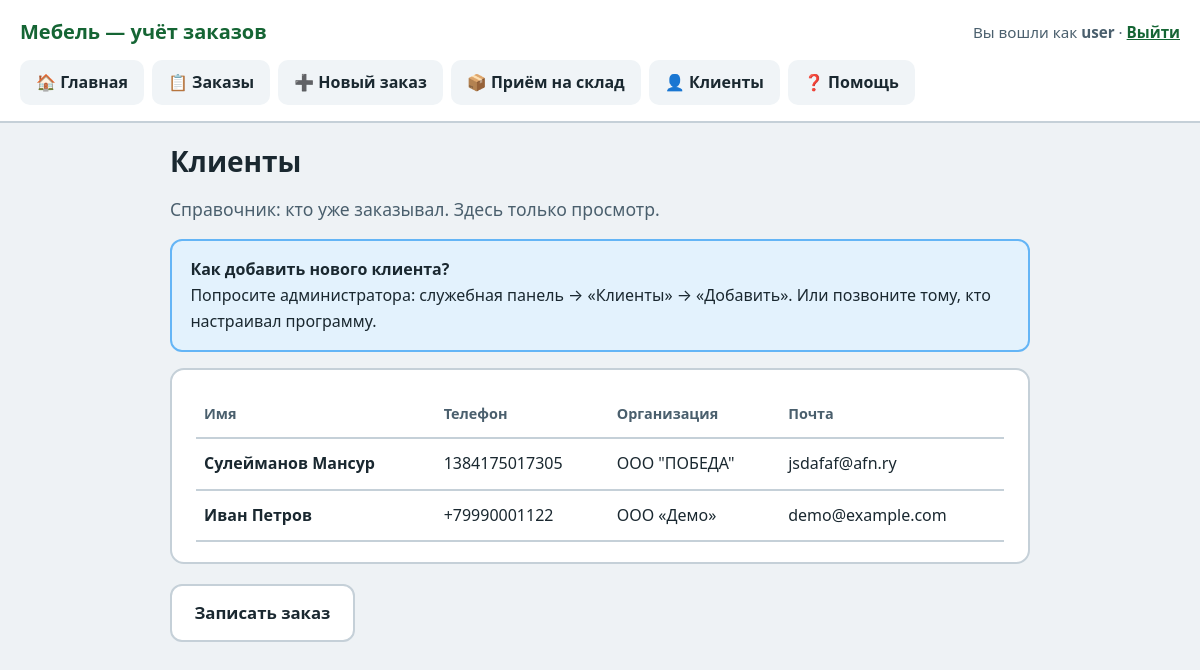
Screenshot of /clients/ (signed in) with the database file from the repository.
### customers/models.py (models this page shows, shortened)
class Customer(models.Model):
    name = models.CharField("Имя / контактное лицо", max_length=255)
    organization = models.CharField("Организация", max_length=255, blank=True)
    phone = models.CharField("Телефон", max_length=32, unique=True)
    email = models.EmailField("E-mail", blank=True)
    address = models.TextField("Адрес", blank=True)
    requisites = models.TextField("Реквизиты", blank=True)
    manager_notes = models.TextField("Комментарии менеджера", blank=True)
    preferences = models.TextField("Предпочтения клиента", blank=True)
    payment_status = models.CharField(
        "Статус оплаты",
        max_length=20,
        choices=PaymentStatus.choices,
        default=PaymentStatus.UNKNOWN,
    )
    is_active = models.BooleanField("Активен", default=True)
    created_at = models.DateTimeField(auto_now_add=True)
    updated_at = models.DateTimeField(auto_now=True)
    class Meta:
        verbose_name = "Клиент"
        verbose_name_plural = "Клиенты"
        ordering = ["organization", "name"]

### orders/web_views.py (the view)
# urls.py: path("clients/", web_views.customer_list, name="customer-list"),
@login_required
def customer_list(request):
    customers = Customer.objects.filter(is_active=True).order_by("organization", "name")
    return render(request, "customers/customer_list.html", {"customers": customers})

### templates/customers/customer_list.html (shortened to what this page needs)
{% extends "base.html" %}
{% block content %}
<h1>Клиенты</h1>
<p class="lead">Справочник: кто уже заказывал. Здесь только просмотр.</p>
<div class="box-info">
  <strong>Как добавить нового клиента?</strong><br>
  Попросите администратора: служебная панель → «Клиенты» → «Добавить».
  Или позвоните тому, кто настраивал программу.
</div>
<div class="card">
  {% if customers %}
  <table>
    <thead>
      <tr>
        <th>Имя</th>
        <th>Телефон</th>
        <th>Организация</th>
        <th>Почта</th>
      </tr>
    </thead>
    <tbody>
      {% for c in customers %}
      <tr>
        <td><strong>{{ c.name }}</strong></td>
        <td>{{ c.phone }}</td>
        <td>{{ c.organization|default:"—" }}</td>
        <td>{{ c.email|default:"—" }}</td>
      </tr>
      {% endfor %}
    </tbody>
  </table>
  {% else %}
  <p class="box-warn">Клиентов пока нет. Добавьте первого через служебную панель администратора.</p>
  {% endif %}
</div>
<p><a class="btn" href="{% url 'order-create' %}">Записать заказ</a></p>
{% endblock %}

### templates/base.html (shortened to what this page needs)
{% load static %}
<!DOCTYPE html>
<html lang="ru">
<head>
  <link rel="stylesheet" href="{% static 'css/app.css' %}">
</head>
<body>
<header>
  <div class="header-top">
    <a class="logo" href="{% url 'dashboard' %}">Мебель — учёт заказов</a>
    <div class="user-bar">
      {% if user.is_authenticated %}
        Вы вошли как <strong>{{ user.get_username }}</strong> ·
        <a href="{% url 'logout' %}">Выйти</a>
      {% else %}
        <a href="{% url 'login' %}">Войти в программу</a>
      {% endif %}
    </div>
  </div>
  {% if user.is_authenticated %}
  <nav>
    <a href="{% url 'dashboard' %}">🏠 Главная</a>
    <a href="{% url 'order-list' %}">📋 Заказы</a>
    <a href="{% url 'order-create' %}">➕ Новый заказ</a>
    <a href="{% url 'warehouse-requisition-list' %}">📦 Приём на склад</a>
    <a href="{% url 'customer-list' %}">👤 Клиенты</a>
    <a href="{% url 'help' %}">❓ Помощь</a>
  </nav>
  {% endif %}
</header>
<main>
  {% block content %}{% endblock %}
</main>
</body>
</html>

### static/css/app.css (style rules this page uses)
:root { --bg: #eef2f5; --card: #fff; --border: #c5d0d8; --accent: #156534; --accent-hover: #0f4d28; --text: #1a2830; --muted: #4a5f6d; --warn-bg: #fff8e6; --warn-border: #e6c200; --ok-bg: #e8f5e9; --ok-border: #81c784; --info-bg: #e3f2fd; --info-border: #64b5f6; }
* { box-sizing: border-box; }
body { font-family: "Segoe UI", system-ui, -apple-system, Roboto, sans-serif; margin: 0; background: var(--bg); color: var(--text); line-height: 1.6; font-size: 18px; }
header { background: var(--card); border-bottom: 2px solid var(--border); padding: 1rem 1.25rem; }
.header-top { display: flex; flex-wrap: wrap; align-items: center; justify-content: space-between; gap: 0.75rem; margin-bottom: 0.75rem; }
.logo { font-size: 1.25rem; font-weight: 700; color: var(--accent); text-decoration: none; }
nav { display: flex; flex-wrap: wrap; gap: 0.5rem; }
nav a { display: inline-block; padding: 0.6rem 1rem; border-radius: 10px; background: #f0f4f7; color: var(--text); text-decoration: none; font-weight: 600; font-size: 1rem; }
.user-bar { font-size: 0.95rem; color: var(--muted); }
.user-bar a { color: var(--accent); font-weight: 600; }
main { max-width: 900px; margin: 0 auto; padding: 1.25rem; }
h1 { font-size: 1.75rem; margin: 0 0 1rem; line-height: 1.3; }
.card { background: var(--card); border: 2px solid var(--border); border-radius: 14px; padding: 1.25rem 1.5rem; margin-bottom: 1.25rem; }
.lead { font-size: 1.1rem; color: var(--muted); margin: 0 0 1rem; }
.box-info, .box-warn, .box-ok, .hint { padding: 1rem 1.15rem; border-radius: 12px; margin: 0 0 1rem; font-size: 1rem; }
.box-info { background: var(--info-bg); border: 2px solid var(--info-border); }
.btn { display: inline-block; padding: 0.85rem 1.4rem; border-radius: 12px; border: 2px solid var(--border); background: var(--card); cursor: pointer; font-weight: 700; font-size: 1.05rem; text-decoration: none; color: var(--text); text-align: center; }
table { width: 100%; border-collapse: collapse; font-size: 1rem; }
th, td { text-align: left; padding: 0.75rem 0.5rem; border-bottom: 2px solid var(--border); vertical-align: middle; }
th { font-size: 0.9rem; color: var(--muted); font-weight: 700; }

### rows the page displays
Customer: name "Сулейманов Мансур", phone "1384175017305", organization "ООО \"ПОБЕДА\"", email "jsdafaf@afn.ry"
Customer: name "Иван Петров", phone "+79990001122", organization "ООО «Демо»", email "demo@example.com"

### other values shown
{{ user.get_username }} "user"
